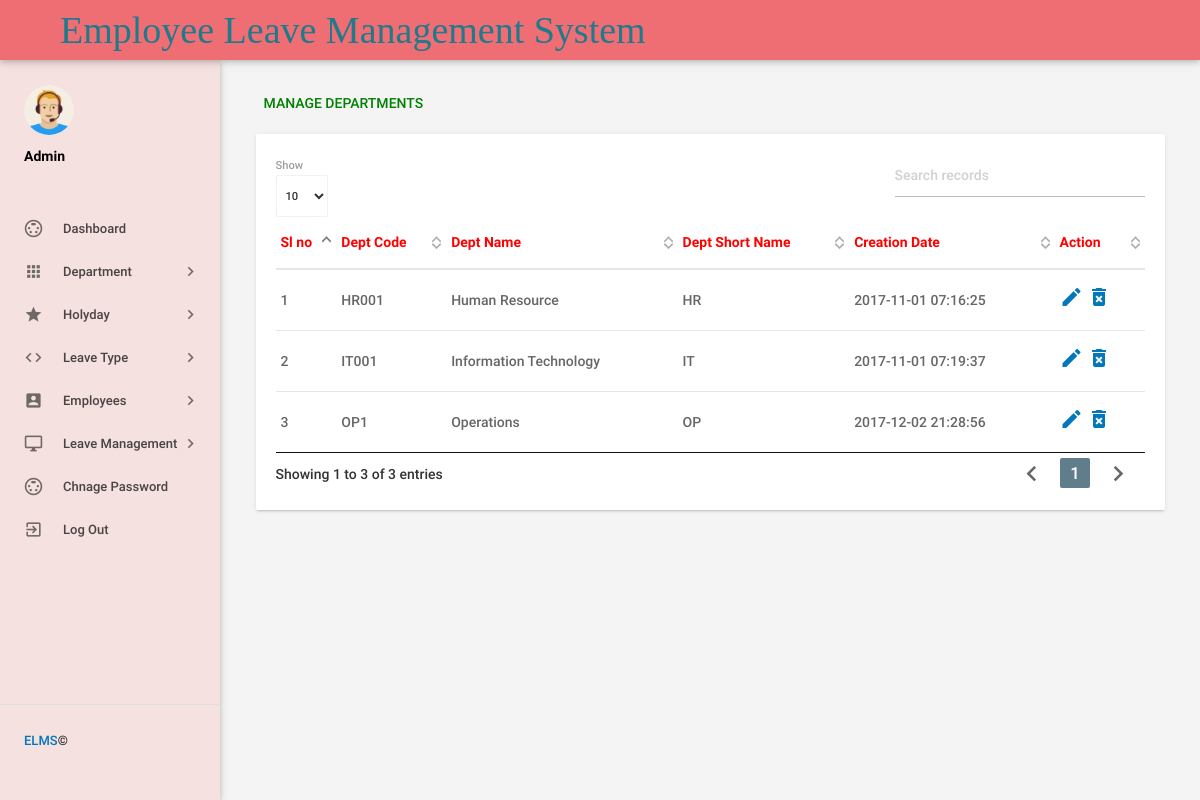
Screenshot of /admin/managedepartments.php (signed in) with the database file from the repository.
### tables this page shows
CREATE TABLE `tbldepartments` (
  `id` int(11) NOT NULL,
  `DepartmentName` varchar(150) DEFAULT NULL,
  `DepartmentShortName` varchar(100) NOT NULL,
  `DepartmentCode` varchar(50) DEFAULT NULL,
  `CreationDate` timestamp NULL DEFAULT current_timestamp()
);

### admin/managedepartments.php (the view, shortened to what this page needs)
<?php
include('includes/config.php');
if(strlen($_SESSION['alogin'])==0)
    {
header('location:index.php');
}
else{
    ?>
<!DOCTYPE html>
<html lang="en">
    <head>
        <link type="text/css" rel="stylesheet" href="../assets/plugins/materialize/css/materialize.min.css"/>
        <link type="text/css" rel="stylesheet" href="../assets/plugins/materialize/css/materialize.css"/>
        <link href="../assets/plugins/material-preloader/css/materialPreloader.min.css" rel="stylesheet">
        <link href="../assets/plugins/datatables/css/jquery.dataTables.min.css" rel="stylesheet">
        <link href="../assets/css/alpha.min.css" rel="stylesheet" type="text/css"/>
        <link href="../assets/css/custom.css" rel="stylesheet" type="text/css"/>
         <link href="../assets/css/style.css" rel="stylesheet" type="text/css"/>
    </head>
    <body>
       <?php include('includes/header.php');?>
       <?php include('includes/sidebar.php');?>
            <main class="mn-inner">
                <div class="row">
                    <div class="col s12">
                        <div class="page-title" style="color: green;">Manage Departments</div>
                    </div>
                    <div class="col s12 m12 l12">
                        <div class="card">
                            <div class="card-content">
                                <table id="example" class="display responsive-table ">
                                    <thead>
                                        <tr>
                                            <th style="color: red;">Sl no</th>
                                            <th style="color: red;">Dept Code</th>
                                            <th style="color: red;">Dept Name</th>
                                            <th style="color: red;">Dept Short Name</th>
                                            <th style="color: red;">Creation Date</th>
                                            <th style="color: red;">Action</th>
                                        </tr>
                                    </thead>
                                    <tbody>
<?php $sql = "SELECT * from tbldepartments";
$query = $dbh -> prepare($sql);
$query->execute();
$results=$query->fetchAll(PDO::FETCH_OBJ);
$cnt=1;
if($query->rowCount() > 0)
{
foreach($results as $result)
{               ?>
                                        <tr>
                                            <td> <?php echo htmlentities($cnt);?></td>
                                            <td><?php echo htmlentities($result->DepartmentCode);?></td>
                                            <td><?php echo htmlentities($result->DepartmentName);?></td>
                                            <td><?php echo htmlentities($result->DepartmentShortName);?></td>
                                            <td><?php echo htmlentities($result->CreationDate);?></td>
                                            <td><a href="editdepartment.php?deptid=<?php echo htmlentities($result->id);?>"><i class="material-icons">mode_edit</i></a><a href="managedepartments.php?del=<?php echo htmlentities($result->id);?>" onclick="return confirm('Do you want to delete');"> <i class="material-icons">delete_forever</i></a></td>
                                        </tr>
                                         <?php $cnt++;} }?>
                                    </tbody>
                                </table>
                            </div>
                        </div>
                    </div>
                </div>
            </main>
        </div>
        <div class="left-sidebar-hover"></div>
    </body>
</html>
<?php } ?>

### admin/includes/header.php (shortened to what this page needs)
<div class="mn-content fixed-sidebar">
    <header class="mn-header navbar-fixed">
        <nav class="navbar navbar-expand-lg navbar-light py-3 " >
            <div class="nav-wrapper row">
          <marquee width="950px" direction="left" behavior="alternate" ><span style="font-size:38px; width=''font-weight:bold;color:#1F7A8C;font-family:'lobster', cursive;">Employee Leave Management System</span>
</marquee>
                <ul class="right col s9 m3 nav-right-menu">
                </ul>
            </div>
        </nav>
    </header>

### admin/includes/sidebar.php (shortened to what this page needs)
   <aside id="slide-out" class="side-nav white fixed">
              <div class="side-nav-wrapper">
                  <div class="sidebar-profile">
                      <div class="sidebar-profile-image">
                          <img src="../assets/images/profile-image.png" class="circle" alt="">
                      </div>
                      <div class="sidebar-profile-info">
                              <p>Admin</p>
                      </div>
                  </div>
              <ul class="sidebar-menu collapsible collapsible-accordion" data-collapsible="accordion">
                  <li class="no-padding"><a class="waves-effect waves-grey" href="dashboard.php"><i class="material-icons">settings_input_svideo</i>Dashboard</a></li>
                  <li class="no-padding">
                      <a class="collapsible-header waves-effect waves-grey"><i class="material-icons">apps</i>Department<i class="nav-drop-icon material-icons">keyboard_arrow_right</i></a>
                  </li>
                  <li class="no-padding">
                      <a class="collapsible-header waves-effect waves-grey"><i class="material-icons">&#xe885</i>Holyday<i class="nav-drop-icon material-icons">keyboard_arrow_right</i></a>
                  </li>
                  <li class="no-padding">
                      <a class="collapsible-header waves-effect waves-grey"><i class="material-icons">code</i>Leave Type<i class="nav-drop-icon material-icons">keyboard_arrow_right</i></a>
                  </li>
                  <li class="no-padding">
                      <a class="collapsible-header waves-effect waves-grey"><i class="material-icons">account_box</i>Employees<i class="nav-drop-icon material-icons">keyboard_arrow_right</i></a>
                  </li>
 <li class="no-padding">
                      <a class="collapsible-header waves-effect waves-grey"><i class="material-icons">desktop_windows</i>Leave Management<i class="nav-drop-icon material-icons">keyboard_arrow_right</i></a>
                  </li>
<li class="no-padding"><a class="waves-effect waves-grey" href="changepassword.php"><i class="material-icons">settings_input_svideo</i>Chnage Password</a></li>
                      <li class="no-padding">
                              <a class="waves-effect waves-grey" href="logout.php"><i class="material-icons">exit_to_app</i>Log Out</a>
                          </li>
              </ul>
                 <div class="footer">
                  <p class="copyright"><a target="__blank" href="http://phptpoint.com/">ELMS </a>©</p>
              </div>
              </div>
          </aside>

### rows the page displays
tbldepartments: DepartmentCode "HR001", DepartmentName "Human Resource", DepartmentShortName "HR", CreationDate "2017-11-01 07:16:25"
tbldepartments: DepartmentCode "IT001", DepartmentName "Information Technology", DepartmentShortName "IT", CreationDate "2017-11-01 07:19:37"
tbldepartments: DepartmentCode "OP1", DepartmentName "Operations", DepartmentShortName "OP", CreationDate "2017-12-02 21:28:56"
